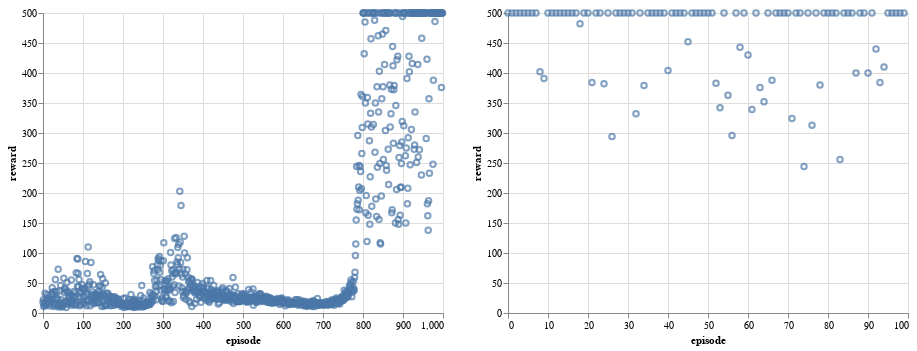

Notebook source saved alongside this figure:
### Code cell
alt.Chart(rewards).mark_point().encode(x="episode", y="reward") | alt.Chart(
    test_rewards
).mark_point().encode(x="episode", y="reward")

### Figure 1 — Vega-Lite specification as saved in the notebook (floating-point values rounded to 4 significant figures; data arrays with more than 128 entries replaced by an {"elided": "..."} marker saying what was removed)
{"config": {"view": {"continuousWidth": 400, "continuousHeight": 300}}, "hconcat": [{"data": {"name": "data-1a498832948952d8af74645724419856"}, "mark": "point", "encoding": {"x": {"type": "quantitative", "field": "episode"}, "y": {"type": "quantitative", "field": "reward"}}}, {"data": {"name": "data-da212e203340be4d887b8fbc4f43cd45"}, "mark": "point", "encoding": {"x": {"type": "quantitative", "field": "episode"}, "y": {"type": "quantitative", "field": "reward"}}}], "$schema": "https://vega.github.io/schema/vega-lite/v4.8.1.json", "datasets": {"data-1a498832948952d8af74645724419856": {"elided": "1000 records"}, "data-da212e203340be4d887b8fbc4f43cd45": [{"episode": 0, "reward": 500.0}, {"episode": 1, "reward": 500.0}, {"episode": 2, "reward": 500.0}, {"episode": 3, "reward": 500.0}, {"episode": 4, "reward": 500.0}, {"episode": 5, "reward": 500.0}, {"episode": 6, "reward": 500.0}, {"episode": 7, "reward": 500.0}, {"episode": 8, "reward": 402.0}, {"episode": 9, "reward": 391.0}, {"episode": 10, "reward": 500.0}, {"episode": 11, "reward": 500.0}, {"episode": 12, "reward": 500.0}, {"episode": 13, "reward": 500.0}, {"episode": 14, "reward": 500.0}, {"episode": 15, "reward": 500.0}, {"episode": 16, "reward": 500.0}, {"episode": 17, "reward": 500.0}, {"episode": 18, "reward": 482.0}, {"episode": 19, "reward": 500.0}, {"episode": 20, "reward": 500.0}, {"episode": 21, "reward": 384.0}, {"episode": 22, "reward": 500.0}, {"episode": 23, "reward": 500.0}, {"episode": 24, "reward": 382.0}, {"episode": 25, "reward": 500.0}, {"episode": 26, "reward": 294.0}, {"episode": 27, "reward": 500.0}, {"episode": 28, "reward": 500.0}, {"episode": 29, "reward": 500.0}, {"episode": 30, "reward": 500.0}, {"episode": 31, "reward": 500.0}, {"episode": 32, "reward": 332.0}, {"episode": 33, "reward": 500.0}, {"episode": 34, "reward": 379.0}, {"episode": 35, "reward": 500.0}, {"episode": 36, "reward": 500.0}, {"episode": 37, "reward": 500.0}, {"episode": 38, "reward": 500.0}, {"episode": 39, "reward": 500.0}, {"episode": 40, "reward": 404.0}, {"episode": 41, "reward": 500.0}, {"episode": 42, "reward": 500.0}, {"episode": 43, "reward": 500.0}, {"episode": 44, "reward": 500.0}, {"episode": 45, "reward": 452.0}, {"episode": 46, "reward": 500.0}, {"episode": 47, "reward": 500.0}, {"episode": 48, "reward": 500.0}, {"episode": 49, "reward": 500.0}, {"episode": 50, "reward": 500.0}, {"episode": 51, "reward": 500.0}, {"episode": 52, "reward": 383.0}, {"episode": 53, "reward": 342.0}, {"episode": 54, "reward": 500.0}, {"episode": 55, "reward": 363.0}, {"episode": 56, "reward": 296.0}, {"episode": 57, "reward": 500.0}, {"episode": 58, "reward": 443.0}, {"episode": 59, "reward": 500.0}, {"episode": 60, "reward": 430.0}, {"episode": 61, "reward": 339.0}, {"episode": 62, "reward": 500.0}, {"episode": 63, "reward": 376.0}, {"episode": 64, "reward": 352.0}, {"episode": 65, "reward": 500.0}, {"episode": 66, "reward": 388.0}, {"episode": 67, "reward": 500.0}, {"episode": 68, "reward": 500.0}, {"episode": 69, "reward": 500.0}, {"episode": 70, "reward": 500.0}, {"episode": 71, "reward": 324.0}, {"episode": 72, "reward": 500.0}, {"episode": 73, "reward": 500.0}, {"episode": 74, "reward": 244.0}, {"episode": 75, "reward": 500.0}, {"episode": 76, "reward": 313.0}, {"episode": 77, "reward": 500.0}, {"episode": 78, "reward": 380.0}, {"episode": 79, "reward": 500.0}, {"episode": 80, "reward": 500.0}, {"episode": 81, "reward": 500.0}, {"episode": 82, "reward": 500.0}, {"episode": 83, "reward": 256.0}, {"episode": 84, "reward": 500.0}, {"episode": 85, "reward": 500.0}, {"episode": 86, "reward": 500.0}, {"episode": 87, "reward": 400.0}, {"episode": 88, "reward": 500.0}, {"episode": 89, "reward": 500.0}, {"episode": 90, "reward": 400.0}, {"episode": 91, "reward": 500.0}, {"episode": 92, "reward": 440.0}, {"episode": 93, "reward": 384.0}, {"episode": 94, "reward": 410.0}, {"episode": 95, "reward": 500.0}, {"episode": 96, "reward": 500.0}, {"episode": 97, "reward": 500.0}, {"episode": 98, "reward": 500.0}, {"episode": 99, "reward": 500.0}]}}
